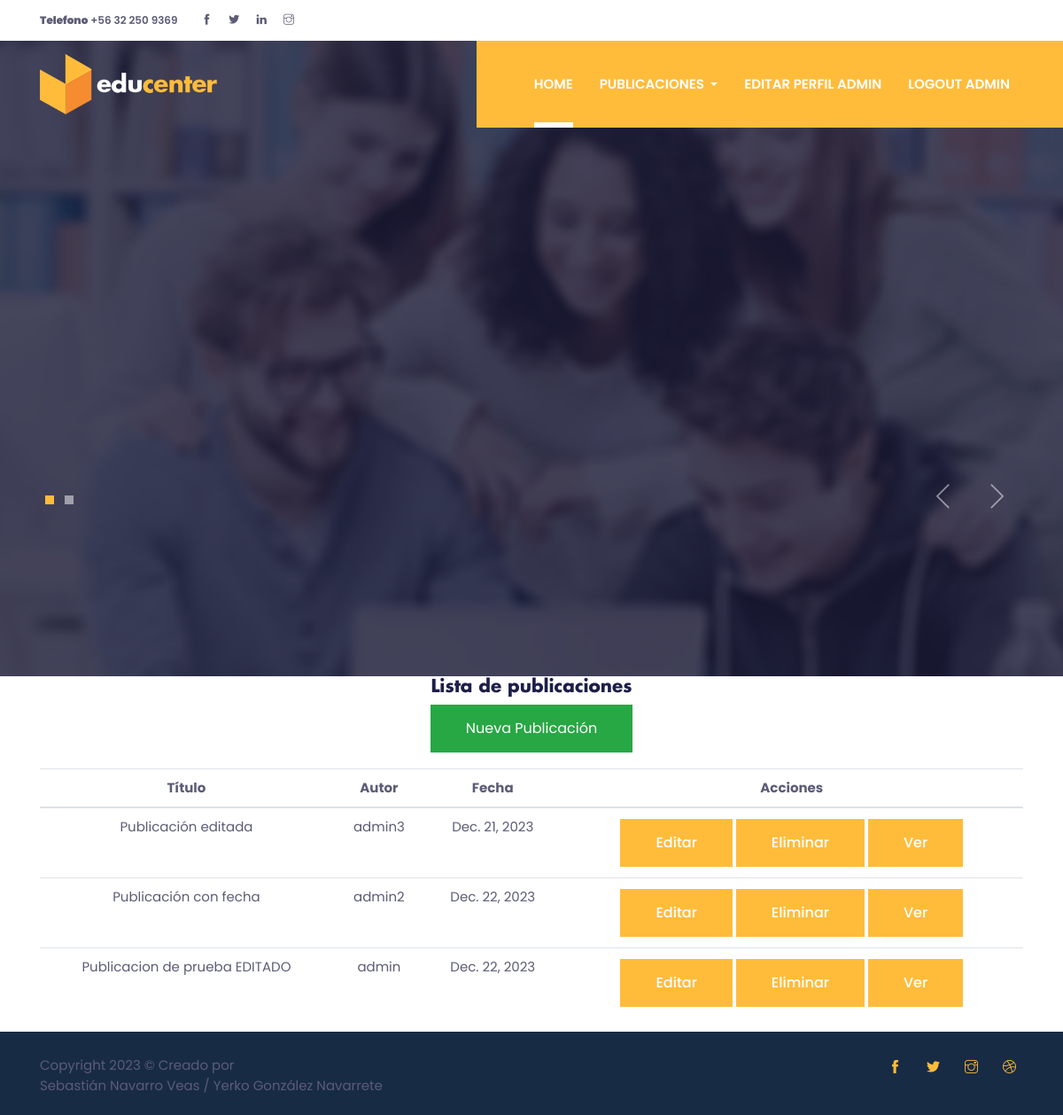
Screenshot of /AppCoder/publicaciones_list/ (signed in) with the database file from the repository.
### AppCoder/models.py (models this page shows, shortened)
class Publicacion(models.Model):
    titulo = models.CharField(max_length=300)
    subtitulo = models.CharField(max_length=300)
    contenido = models.CharField(max_length=2200)
    fecha = models.DateField()
    imagen = models.FileField(upload_to="media/posts", null=True, blank=True)
    autor = models.ForeignKey(User, on_delete=models.CASCADE)

### AppCoder/views.py (the view)
# urls.py: path("publicaciones_list/", PublicacionListView.as_view(), name="publicaciones_list"),
class PublicacionListView(LoginRequiredMixin, ListView):
    model = Publicacion
    context_object_name = "publicaciones"
    template_name = "AppCoder/publicaciones_list.html"

### AppCoder/templates/AppCoder/publicaciones_list.html
{% extends 'AppCoder/padre.html' %}
{% block context %}
<body>
    <div class="container">
        <h4 class="title">Lista de publicaciones</h4>
        {% if user.is_authenticated %}
        <button class="btn btn-success">
            <a href="{% url 'publicaciones_create'%}" class="btn-link text-white">Nueva publicación</a>
        </button>
        {% endif %}
        <br><br>
        <div>
                    {% if publicaciones.count == 0 %}
                       <div class="alert alert-danger">
                         <h4>No se encuentran registros en la busqueda</h4>
                       </div>
                    {% else %}
                    <table class="table  table-md">
                        <thead>
                            <tr>
                                <th>Título</th>
                                <th>Autor</th>
                                <th>Fecha</th>
                                <th>Acciones</th>
                            </tr>
                        </thead>
                        <tbody>
                    {% for publicacion in publicaciones %}
                    <tr>
                        <td>{{ publicacion.titulo }}</td>
                        <td>{{ publicacion.autor }}</td>
                        <td>{{ publicacion.fecha }}</td>
                        <td>
                            {% if user.is_authenticated %}
                            <button class="btn btn-primary text-white">
                                <a class=" text-white" href="{% url 'publicaciones_update' publicacion.pk %}" >Editar</a>
                            </button>
                            <button class="btn btn-primary"  >
                                <a class=" text-white" href="{% url 'publicaciones_delete' publicacion.pk %}" >Eliminar</a>
                            </button>
                            {% endif %}
                            <button class="btn btn-primary" >
                                <a class=" text-white" href="{% url 'publicaciones_detail' publicacion.pk %}" >Ver</a>
                            </button>
                        </td>
                    </tr>
                {% endfor %}
            </tbody>
        </table>
                    {% endif %}
        </div>
    </div>
</body>
{% endblock %}

### AppCoder/templates/AppCoder/navbar.html (shortened to what this page needs)
{% load static %}
<!DOCTYPE html>
<html lang="es">
<head>
  <link rel="stylesheet" href="{% static '/AppCoder/plugins/bootstrap/bootstrap.min.css' %}">
  <link rel="stylesheet" href=" {% static '/AppCoder/plugins/slick/slick.css' %}">
  <link rel="stylesheet" href="{% static '/AppCoder/plugins/themify-icons/themify-icons.css' %}">
  <link rel="stylesheet" href="{% static '/AppCoder/plugins/animate/animate.css' %}">
  <link rel="stylesheet" href="{% static '/AppCoder/plugins/aos/aos.css' %}">
  <link rel="stylesheet" href=" {% static '/AppCoder/plugins/venobox/venobox.css' %}">
  <link href="{% static '/AppCoder/css/style.css' %}" rel="stylesheet">
</head>
<body>
<header class="fixed-top header">
  <div class="top-header py-2 bg-white">
    <div class="container">
      <div class="row no-gutters">
        <div class="col-lg-4 text-center text-lg-left">
          <a class="text-color mr-3" href="callto:+443003030266"><strong>Telefono</strong> +56 32 250 9369</a>
          <ul class="list-inline d-inline">
            <li class="list-inline-item mx-0"><a class="d-inline-block p-2 text-color" href="#"><i class="ti-facebook"></i></a></li>
            <li class="list-inline-item mx-0"><a class="d-inline-block p-2 text-color" href="#"><i class="ti-twitter-alt"></i></a></li>
            <li class="list-inline-item mx-0"><a class="d-inline-block p-2 text-color" href="#"><i class="ti-linkedin"></i></a></li>
            <li class="list-inline-item mx-0"><a class="d-inline-block p-2 text-color" href="#"><i class="ti-instagram"></i></a></li>
          </ul>
        </div>
        <div class="col-lg-8 text-center text-lg-right">
        </div>
      </div>
    </div>
  </div>
  <div class="navigation w-100">
    <div class="container">
      <nav class="navbar navbar-expand-lg navbar-light p-0">
        <a class="navbar-brand" href="{% url 'inicio' %}"><img src="{% static '/AppCoder/images/logo.png' %}" alt="logo"></a>
        <div class="collapse navbar-collapse" id="navigation">
          <ul class="navbar-nav ml-auto text-center">
            <li class="nav-item active">
              <a class="nav-link" href="{% url 'inicio' %}">Home</a>
            </li>
            <li class="nav-item dropdown view">
              <a class="nav-link dropdown-toggle" href="#" id="navbarDropdown" role="button" data-toggle="dropdown"
                aria-haspopup="true" aria-expanded="false">
                Publicaciones
              </a>
              {% if user.is_authenticated %}
              <li class="nav-item @@events">
                <a class="nav-link" href="{% url 'editar_perfil' %}">Editar perfil {{ user.username }}</a>
              </li>
              <li class="nav-item @@events">
                <a class="nav-link" href="{% url 'logout' %}">Logout {{ user.username }}</a>
              </li>
          {% endif %}
            </li>
          </ul>
        </div>
      </nav>
    </div>
  </div>
</header>
{% static '/AppCoder/images/banner/banner-1.jpg' %}
<section class="hero-section overlay bg-cover" data-background="{% static '/AppCoder/images/banner/banner-1.jpg' %}">
  <div class="container">
    <div class="hero-slider">
      <div class="hero-slider-item">
        <div class="row">
          <div class="col-md-8">
          </div>
        </div>
      </div>
    </div>
  </div>
</section>

### AppCoder/static/AppCoder/css/style.css (style rules this page uses)
body { line-height: 1.2; font-family: "Poppins", sans-serif; -webkit-font-smoothing: antialiased; font-size: 15px; color: #5c5c77; }
h1, h2, h3, h4, h5, h6 { color: #1e1e4b; font-family: "futura-bold"; font-weight: 700; line-height: 1.2; }
h4, .h4 { font-size: 20px; }
.btn { font-size: 16px; font-family: "Poppins", sans-serif; text-transform: capitalize; padding: 15px 40px; border-radius: 0; font-weight: 500; border: 0; position: relative; z-index: 1; transition: .2s ease; overflow: hidden; }
.btn::before { position: absolute; content: ""; height: 80%; width: 100%; left: 0; bottom: 10%; z-index: -1; transition: -webkit-transform .2s ease-in-out; transition: transform .2s ease-in-out; transition: transform .2s ease-in-out, -webkit-transform .2s ease-in-out; -webkit-transform-origin: top; transform-origin: top; -webkit-transform: scaleY(0); transform: scaleY(0); }
.btn-primary { background: #ffbc3b; color: #fff; }
.btn-primary::before { background: #fff; }
body { background-color: #fff; overflow-x: hidden; }
ol, ul { list-style-type: none; margin: 0px; }
img { vertical-align: middle; border: 0; }
a { color: #ffbc3b; }
a, a:hover, a:focus { text-decoration: none; }
a, button, select { cursor: pointer; transition: .2s ease; }
h4 { transition: .2s ease; }
.slick-slide { outline: 0; }
.bg-cover { background-size: cover; background-position: center center; background-repeat: no-repeat; }
.overlay { position: relative; }
.overlay::before { position: absolute; content: ''; height: 100%; width: 100%; top: 0; left: 0; background: #1a1a37; opacity: .8; }
.text-color { color: #5c5c77; }
.top-header { font-size: 12px; transition: -webkit-transform .2s ease; transition: transform .2s ease; transition: transform .2s ease, -webkit-transform .2s ease; -webkit-transform-origin: top; transform-origin: top; font-weight: 600; }
.navigation { background-image: linear-gradient(to right, transparent 50%, #ffbc3b 50%); transition: .2s ease; }
.navbar-nav { padding-left: 50px; background: #ffbc3b; }
.nav-item { margin: 0 15px; position: relative; }
.nav-item .nav-link { text-transform: uppercase; font-weight: 600; }
.nav-item::before { position: absolute; left: 0; bottom: 0; height: 6px; width: 100%; content: ""; background: #fff; -webkit-transform: scaleY(0); transform: scaleY(0); -webkit-transform-origin: top; transform-origin: top; transition: -webkit-transform .3s ease; transition: transform .3s ease; transition: transform .3s ease, -webkit-transform .3s ease; }
.nav-item:hover::before, .nav-item.active::before { -webkit-transform: scaleY(1); transform: scaleY(1); -webkit-transform-origin: bottom; transform-origin: bottom; }
.navbar-light .navbar-nav .nav-link { color: #fff; }
.navbar-light .navbar-nav .active > .nav-link, .navbar-light .navbar-nav .nav-link.active, .navbar-light .navbar-nav .nav-link.show, .navbar-light .navbar-nav .show > .nav-link { color: #fff; }
.navbar-expand-lg .navbar-nav .nav-link { padding: 40px 0px; }
.hero-section { padding: 250px 0 290px; }

### rows the page displays
Publicacion: titulo "Publicación editada", autor "admin3", fecha "Dec. 21, 2023"
Publicacion: titulo "Publicación con fecha", autor "admin2", fecha "Dec. 22, 2023"
Publicacion: titulo "Publicacion de prueba EDITADO", autor "admin", fecha "Dec. 22, 2023"

### other values shown
{{ user.username }} "ADMIN"
